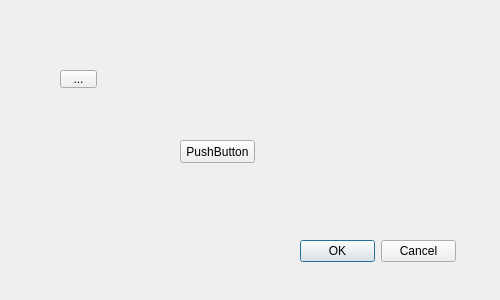
<?xml version="1.0" encoding="UTF-8"?>
<ui version="4.0">
 <class>Form</class>
 <widget class="QWidget" name="Form">
  <property name="geometry">
   <rect>
    <x>0</x>
    <y>0</y>
    <width>500</width>
    <height>300</height>
   </rect>
  </property>
  <property name="windowTitle">
   <string>Form</string>
  </property>
  <widget class="QToolButton" name="toolButton">
   <property name="geometry">
    <rect>
     <x>60</x>
     <y>70</y>
     <width>37</width>
     <height>18</height>
    </rect>
   </property>
   <property name="text">
    <string>...</string>
   </property>
  </widget>
  <widget class="QPushButton" name="pushButton">
   <property name="geometry">
    <rect>
     <x>180</x>
     <y>140</y>
     <width>75</width>
     <height>23</height>
    </rect>
   </property>
   <property name="text">
    <string>PushButton</string>
   </property>
  </widget>
  <widget class="QDialogButtonBox" name="buttonBox">
   <property name="geometry">
    <rect>
     <x>300</x>
     <y>240</y>
     <width>156</width>
     <height>23</height>
    </rect>
   </property>
   <property name="standardButtons">
    <set>QDialogButtonBox::Cancel|QDialogButtonBox::Ok</set>
   </property>
  </widget>
 </widget>
 <resources/>
 <connections/>
</ui>
